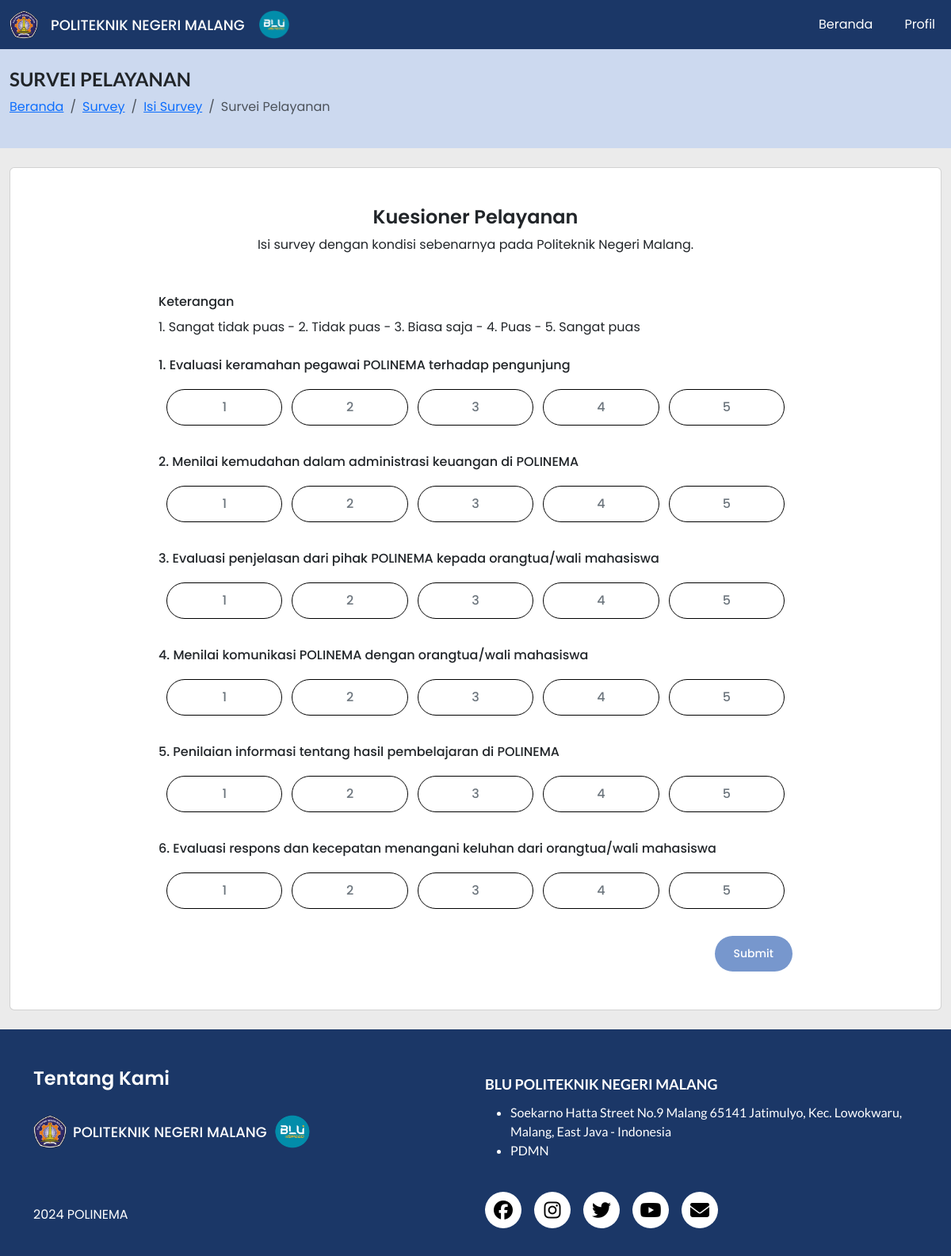
The app's page /?page=orangtua/survey-pelayanan (signed in) with its own data.
### tables this page shows
CREATE TABLE `m_survey_soal` (
  `soal_id` int(11) NOT NULL,
  `kategori_id` int(11) NOT NULL,
  `soal_jenis` enum('alumni','dosen','industri','mahasiswa','ortu','tendik') NOT NULL,
  `no_urut` int(11) NOT NULL,
  `soal_nama` varchar(500) NOT NULL,
  `kriteria` set('Tangibles','Reliability','Responsiveness','Assurance','Empathy') NOT NULL
);

### controller/crud.php (called while the page is built, shortened)
<?php
class Crud {
    private $db;
    public function __construct() {
        $this->db = new Database();
    }
    public function readSoal($kategori_id, $soal_jenis){
        $conn =  $this->db->conn;
        $sql = "select * from m_survey_soal WHERE kategori_id = '$kategori_id' AND soal_jenis = '$soal_jenis'";
        $result = $conn->query($sql);
        $soalList = [];
        if ($result->num_rows > 0) {
            while ($row = $result->fetch_assoc()) {
                $soalList[] = $row;
            }
        }
        return $soalList;
    }
}
?>

### pages/survey/orangtua/survey-pelayanan.php (the view, shortened to what this page needs)
<?php
    include "controller/crud.php";
    $kategori_id = 3;
    $soal_jenis = 'ortu';
?>
<section class="bg-primary-2">
    <div class="container-fluid py-4">
        <h1 class="text-heading-xl font-lato fw-bolder">SURVEI PELAYANAN</h1>
        <nav aria-label="breadcrumb">
            <ol class="breadcrumb">
                <li class="breadcrumb-item">
                    <a href="index.php">Beranda</a>
                </li>
                <li class="breadcrumb-item">
                    <a href="?page=survey">Survey</a>
                </li>
                <li class="breadcrumb-item">
                    <a href="?page=orangtua/isi-survey">Isi Survey</a>
                </li>
                <li class="breadcrumb-item active" aria-current="page">Survei Pelayanan</li>
            </ol>
        </nav>
    </div>
</section>
<div class="container-fluid my-4">
    <section class="card">
        <div class="card-body p-5">
            <div class="d-flex flex-column gap-5">
                <div class="d-flex flex-column align-items-center gap-2">
                    <h1 class="text-heading-xl font-poppins my-0">Kuesioner Pelayanan</h1>
                    <p class="text-body-md font-poppins my-0">Isi survey dengan kondisi sebenarnya pada Politeknik Negeri Malang.</p>
                </div>
                <form action="#" method="POST">
                    <div class="d-block mx-auto" style="width: 100vh;">
                        <div class="d-flex flex-column gap-4">
                            <div class="d-flex flex-column gap-2">
                                <p class="text-heading-md font-poppins my-0">Keterangan</p>
                                <p class="text-body-md font-poppins my-0">
                                    1. Sangat tidak puas - 2. Tidak puas - 3. Biasa saja - 4. Puas - 5. Sangat puas
                                </p>
                            </div>
                            <?php
                                $crud = new CRUD;
                                $daftarSoal = $crud ->readSoal($kategori_id, $soal_jenis);
                                $no = 1;
                                foreach($daftarSoal as $soal):
                            ?>
                                <div class="d-flex flex-column gap-2">
                                    <p class="text-heading-md font-poppins my-0"><?php echo $no . ". " . $soal['soal_nama']; ?></p>
                                    <div class="rating">
                                        <label class="btn btn-outline-secondary" for="rating_<?php echo $soal['soal_id']; ?>_1">1</label>
                                        <label class="btn btn-outline-secondary" for="rating_<?php echo $soal['soal_id']; ?>_2">2</label>
                                        <label class="btn btn-outline-secondary" for="rating_<?php echo $soal['soal_id']; ?>_3">3</label>
                                        <label class="btn btn-outline-secondary" for="rating_<?php echo $soal['soal_id']; ?>_4">4</label>
                                        <label class="btn btn-outline-secondary" for="rating_<?php echo $soal['soal_id']; ?>_5">5</label>
                                    </div>
                                </div>
                            <?php $no++; endforeach;
                            ?>
                            <div class="d-flex justify-content-end">
                                <input type = "submit" href="?page=pesan-berhasil" class="btn btn-sm btn-primary" ></input>
                            </div>
                        </div>
                    </div>
                </form>
            </div>
        </div>
    </section>
</div>

### assets/styles/styles.css (style rules this page uses)
body { margin: 0; padding: 0; background-color: #EBEBEB; font-family: 'Poppins'; }
.bg-primary-2 { background-color: #CCD9EF; }
.font-poppins { font-family: 'Poppins'; }
.font-lato { font-family: 'Lato'; }
.text-heading-md { font-weight: 500; font-size: medium; }
.text-heading-xl { font-weight: 600; font-size: 1.5rem; }
.text-body-md { font-weight: 400; font-size: medium; }
.btn { padding: 12px 24px; border-radius: 36px; text-align: center; font-family: 'Poppins'; font-weight: 500; }
.btn.btn-primary { background-color: #7797CD; border: none; }
.rating { display: flex; column-gap: 12px; justify-content: space-between; align-items: center; border-radius: 5px; padding: 10px; }
.rating label { flex: 1; text-align: center; padding: 10px 0; margin: 0; cursor: pointer; border: 1px solid #000000; }

### assets/styles/stylesAdmin.css (style rules this page uses)
body { margin: 0; padding: 0; background-color: #EBEBEB; font-family: 'Poppins'; }
.bg-primary-2 { background-color: #CCD9EF; }
.font-poppins { font-family: 'Poppins'; }
.font-lato { font-family: 'Lato'; }
.text-heading-md { font-weight: 500; font-size: medium; }
.text-heading-xl { font-weight: 600; font-size: 1.5rem; }
.text-body-md { font-weight: 400; font-size: medium; }
.btn { padding: 12px 24px; border-radius: 36px; text-align: center; font-family: 'Poppins'; font-weight: 500; }
.btn.btn-primary { background-color: #7797CD; border: none; }

### records on screen
m_survey_soal: soal_nama "Evaluasi keramahan pegawai POLINEMA terhadap pengunjung"
m_survey_soal: soal_nama "Menilai kemudahan dalam administrasi keuangan di POLINEMA"
m_survey_soal: soal_nama "Evaluasi penjelasan dari pihak POLINEMA kepada orangtua/wali mahasiswa"
m_survey_soal: soal_nama "Menilai komunikasi POLINEMA dengan orangtua/wali mahasiswa"
m_survey_soal: soal_nama "Penilaian informasi tentang hasil pembelajaran di POLINEMA"
m_survey_soal: soal_nama "Evaluasi respons dan kecepatan menangani keluhan dari orangtua/wali mahasiswa"
